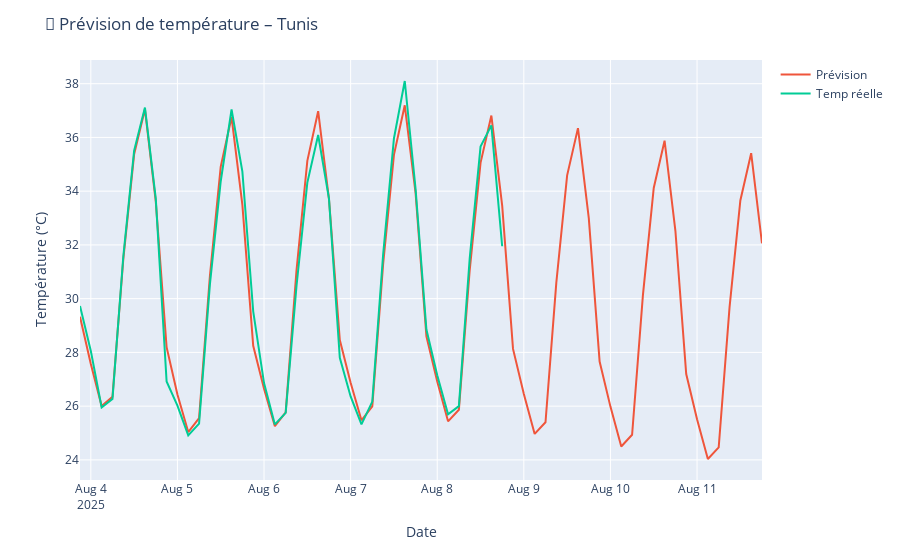

Source (notebook cell):
### Code cell
# 📊 Visualisation des prédictions avec Plotly
fig = px.line()
fig.add_scatter(x=forecast["ds"], y=forecast["yhat"], name="Prévision")
fig.add_scatter(x=df["ds"], y=df["y"], name="Temp réelle")
fig.update_layout(title=f"🔮 Prévision de température – {ville}", xaxis_title="Date", yaxis_title="Température (°C)")
fig.show()
